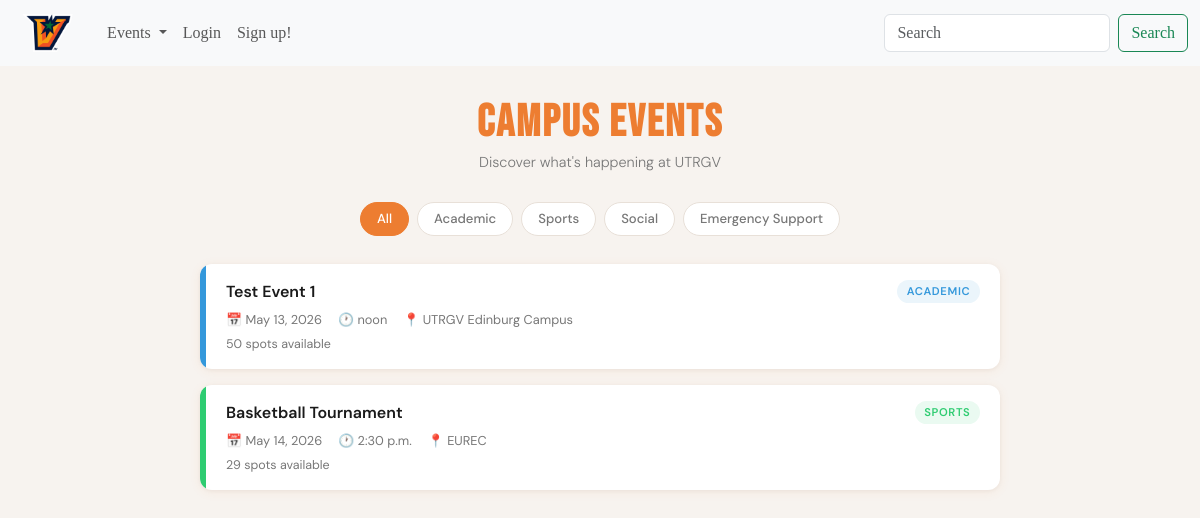
Screenshot of /events/ with the database file from the repository.
### events/models.py (models this page shows, shortened)
class Event(models.Model):
    CATEGORY_CHOICES = [
        ('academic', 'Academic'),
        ('sports', 'Sports'),
        ('social', 'Social'),
        ('emergency', 'Emergency Support'),
    ]
    title = models.CharField(max_length=200)
    description = models.TextField()
    date = models.DateField()
    time = models.TimeField()
    location = models.CharField(max_length=200)
    category = models.CharField(max_length=20, choices=CATEGORY_CHOICES)
    capacity = models.PositiveIntegerField(default=50)
    created_by = models.ForeignKey(User, on_delete=models.CASCADE)
    created_at = models.DateTimeField(auto_now_add=True)
    def spots_left(self):
        return self.capacity - self.rsvps.count()
    class Meta:
        ordering = ['date', 'time']

### events/views.py (the view)
# urls.py: path('', views.event_list, name='event_list'),
def event_list(request):
    category = request.GET.get('category')
    events = Event.objects.all()
    if category:
        events = events.filter(category=category)
    return render(request, 'events/event_list.html', {
        'events': events,
        'selected_category': category,
    })

### templates/events/event_list.html (shortened to what this page needs)
{% extends 'base.html' %}
{% load static %}
{% block content %}
<div class="events-wrapper">
  <div class="events-inner">
    <div class="events-header">
      <h1>Campus Events</h1>
      <p>Discover what's happening at UTRGV</p>
    </div>
    <div class="filter-bar">
      <a href="{% url 'event_list' %}" class="filter-btn {% if not selected_category %}active{% endif %}">All</a>
      <a href="{% url 'event_list' %}?category=academic" class="filter-btn {% if selected_category == 'academic' %}active{% endif %}">Academic</a>
      <a href="{% url 'event_list' %}?category=sports" class="filter-btn {% if selected_category == 'sports' %}active{% endif %}">Sports</a>
      <a href="{% url 'event_list' %}?category=social" class="filter-btn {% if selected_category == 'social' %}active{% endif %}">Social</a>
      <a href="{% url 'event_list' %}?category=emergency" class="filter-btn {% if selected_category == 'emergency' %}active{% endif %}">Emergency Support</a>
    </div>
    {% if events %}
      {% for event in events %}
        <div class="event-card">
          <div class="event-card-accent {{ event.category }}"></div>
          <div class="event-card-body">
            <div class="event-card-top">
              <a href="{% url 'event_detail' event.id %}" class="event-title">{{ event.title }}</a>
              <span class="event-badge badge-{{ event.category }}">{{ event.get_category_display }}</span>
            </div>
            <div class="event-meta">
              <span>📅 {{ event.date }}</span>
              <span>🕐 {{ event.time }}</span>
              <span>📍 {{ event.location }}</span>
            </div>
            {% with spots=event.spots_left %}
              <div class="event-spots {% if spots == 0 %}full{% elif spots <= 5 %}low{% endif %}">
                {% if spots == 0 %}
                  Full
                {% elif spots <= 5 %}
                  Only {{ spots }} spot{{ spots|pluralize }} left!
                {% else %}
                  {{ spots }} spots available
                {% endif %}
              </div>
            {% endwith %}
          </div>
        </div>
      {% endfor %}
    {% else %}
      <div class="empty-state">
        <span>📅</span>
        <p>No events found{% if selected_category %} in this category{% endif %}.</p>
      </div>
    {% endif %}
  </div>
</div>
{% endblock %}

### static/css/style.css (style rules this page uses)
body { margin: 0; background-color: #FF9248; font-family: Cambria, Cochin, Georgia, Times, 'Times New Roman', serif; }
h1 { color: white; text-align: center; font-weight: bold; }

### templates/events/event_list.html (style rules this page uses)
:root { --utrgv-orange: #ed7d31; --utrgv-orange-dark: #c9621a; --utrgv-orange-light: #fef0e6; --dark: #1a1a1a; --muted: #777; --border: #e8e0d8; }
.events-wrapper { min-height: calc(100vh - 56px); background: #f7f3ef; font-family: 'DM Sans', sans-serif; padding: 2rem 1rem; }
.events-inner { max-width: 800px; margin: 0 auto; }
.events-header { text-align: center; margin-bottom: 1.75rem; }
.events-header h1 { font-family: 'Bebas Neue', sans-serif; font-size: 2.8rem; letter-spacing: 2px; color: var(--utrgv-orange); margin: 0; line-height: 1.1; }
.events-header p { color: var(--muted); font-size: 0.9rem; margin: 0.3rem 0 0; font-weight: 300; }
.filter-bar { display: flex; gap: 0.5rem; flex-wrap: wrap; justify-content: center; margin-bottom: 1.75rem; }
.filter-btn { padding: 0.4rem 1rem; border-radius: 20px; border: 1.5px solid var(--border); background: #fff; font-family: 'DM Sans', sans-serif; font-size: 0.82rem; font-weight: 500; color: var(--muted); text-decoration: none; transition: all 0.2s; }
.filter-btn:hover, .filter-btn.active { background: var(--utrgv-orange); border-color: var(--utrgv-orange); color: #fff; }
.event-card { background: #fff; border-radius: 12px; box-shadow: 0 2px 12px rgba(237,125,49,0.08), 0 1px 4px rgba(0,0,0,0.05); margin-bottom: 1rem; overflow: hidden; display: flex; transition: transform 0.15s; }
.event-card-accent { width: 6px; flex-shrink: 0; }
.academic { background: #3498db; }
.sports { background: #2ecc71; }
.event-card-body { padding: 1rem 1.25rem; flex: 1; }
.event-card-top { display: flex; justify-content: space-between; align-items: flex-start; gap: 1rem; }
.event-title { font-weight: 600; font-size: 1rem; color: var(--dark); text-decoration: none; }
.event-badge { font-size: 0.7rem; font-weight: 600; text-transform: uppercase; letter-spacing: 0.06em; padding: 0.2rem 0.6rem; border-radius: 20px; flex-shrink: 0; }
.badge-academic { background: #ebf5fb; color: #3498db; }
.badge-sports { background: #eafaf1; color: #2ecc71; }
.event-meta { font-size: 0.8rem; color: var(--muted); margin-top: 0.35rem; display: flex; gap: 1rem; flex-wrap: wrap; }
.event-spots { font-size: 0.78rem; color: var(--muted); margin-top: 0.35rem; }

### rows the page displays
Event: title "Test Event 1", category "ACADEMIC", date "May 13, 2026", time "noon", location "UTRGV Edinburg Campus", spots_left "50"
Event: title "Basketball Tournament", category "SPORTS", date "May 14, 2026", time "2:30 p.m.", location "EUREC", spots_left "29"
